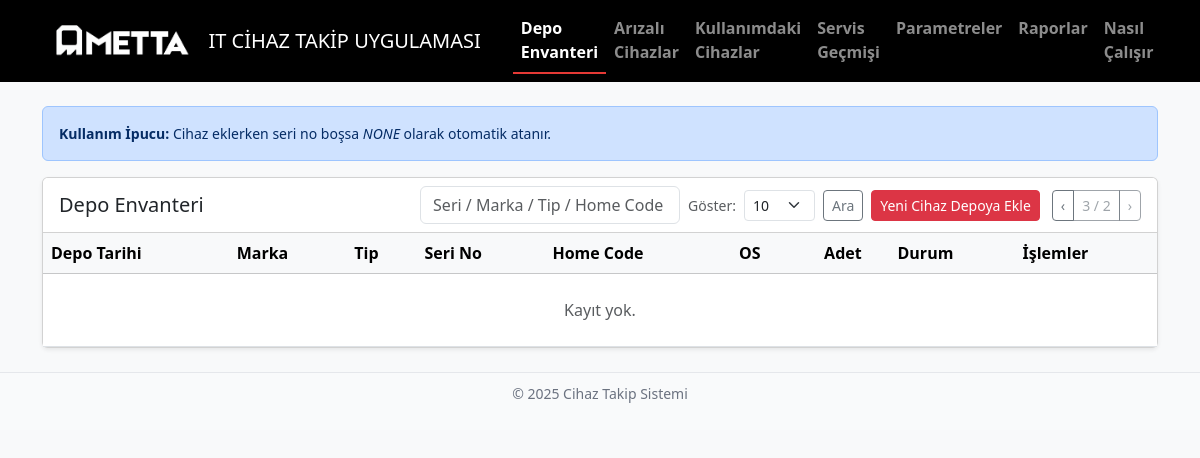
/inventory?page=3&q=, run on an earlier commit of the app's database.
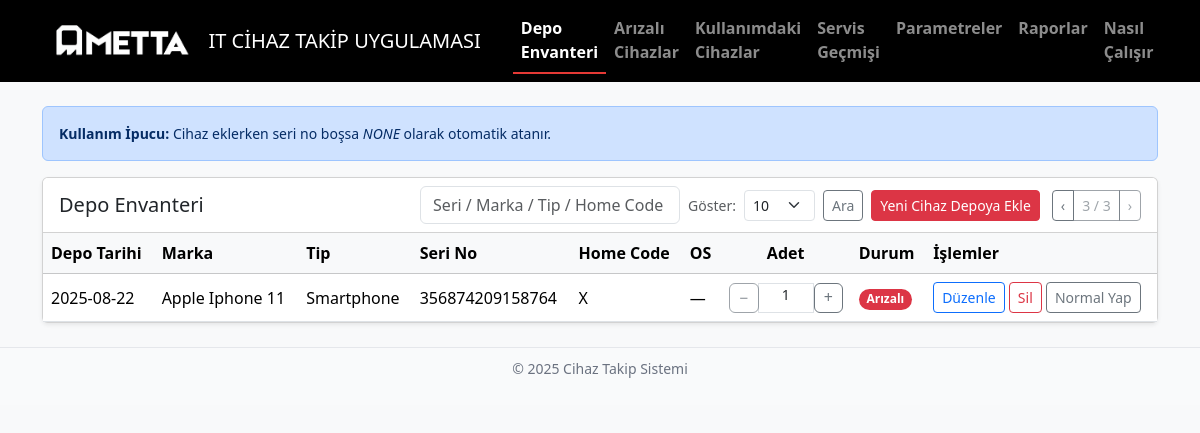
And on a later commit of the database.
### app.py (models this page shows)
class Device(db.Model):
    __tablename__ = "devices"
    id = db.Column(db.Integer, primary_key=True)
    brand = db.Column(db.String(80), nullable=False)
    type = db.Column(db.String(40), nullable=False)   # Monitor, Laptop PC vb.
    serial = db.Column(db.String(120), unique=True, nullable=False)
    home_code = db.Column(db.String(80))
    os = db.Column(db.String(80))
    quantity = db.Column(db.Integer, default=1, nullable=False)
    is_faulty = db.Column(db.Boolean, default=False, nullable=False)
    created_at = db.Column(db.DateTime, default=datetime.utcnow, nullable=False)
    service_records = db.relationship(
        "ServiceRecord", back_populates="device", cascade="all, delete-orphan"
    )
    faults = db.relationship(
        "Fault", back_populates="device", cascade="all, delete-orphan"
    )
    usages = db.relationship(
        "Usage", back_populates="device", cascade="all, delete-orphan"
    )

### app.py (the view, shortened to what this page needs)
@app.route("/inventory")
def inventory():
    q = request.args.get("q", "").strip()
    page = request.args.get("page", 1, type=int)
    per_page = request.args.get("per_page", 10, type=int)
    query = Device.query
    pagination = query.order_by(Device.created_at.desc()).paginate(page=page, per_page=per_page, error_out=False)
    brands = get_param_list("brands")        # örn: Dell, HP, Lenovo
    types  = get_param_list("types")         # örn: Laptop PC, Monitor, ...
    oslist = get_param_list("os_list")       # örn: WIN11 23H2, WIN10 21H2 ...
    active_usage_ids = {
        row[0]
        for row in (
            db.session.query(Usage.device_id)
            .filter(Usage.is_active.is_(True))
            .distinct()
            .all()
        )
    }
    open_service_ids = {
        row[0]
        for row in (
            db.session.query(ServiceRecord.device_id)
            .filter(ServiceRecord.status.in_(list(OPEN_STATUSES)))
            .distinct()
            .all()
        )
    }
    return render_template(
        "inventory.html",
        pagination=pagination,
        q=q,
        brands=brands,
        types=types,
        oslist=oslist,
        per_page=per_page,
        active_usage_ids=active_usage_ids,
        open_service_ids=open_service_ids,
    )

### app.py (called while the page is built)
def _split_list(text: str):
    if not text:
        return []
    raw = text.replace("\r", "\n").replace(",", "\n").split("\n")
    return [x.strip() for x in raw if x.strip()]

def get_param_list(key: str):
    p = Parameter.query.filter_by(key=key).first()
    return _split_list(p.value if p else "")

### templates/inventory.html (shortened to what the changed rows need)
<!doctype html>
<html lang="tr">
<head>
  <link href="https://cdn.jsdelivr.net/npm/bootstrap@5.3.3/dist/css/bootstrap.min.css" rel="stylesheet">
</head>
<body class="bg-light">
<div class="container my-4">
  <div class="card shadow-sm">
    <div class="card-header bg-white">
      <div class="d-flex flex-wrap gap-2 align-items-center justify-content-between">
        <div class="d-flex flex-wrap gap-2 align-items-center">
          <div class="btn-group btn-group-sm ms-1">
            {% if pagination.has_prev %}
              <a class="btn btn-outline-secondary"
                 href="{{ url_for('inventory', page=pagination.prev_num, q=q, per_page=request.args.get('per_page')) }}">‹</a>
            {% else %}<button class="btn btn-outline-secondary" disabled>‹</button>{% endif %}
            <button class="btn btn-outline-secondary" disabled>{{ pagination.page }} / {{ pagination.pages }}</button>
            {% if pagination.has_next %}
              <a class="btn btn-outline-secondary"
                 href="{{ url_for('inventory', page=pagination.next_num, q=q, per_page=request.args.get('per_page')) }}">›</a>
            {% else %}<button class="btn btn-outline-secondary" disabled>›</button>{% endif %}
          </div>
        </div>
      </div>
    </div>
    <div class="table-responsive">
      <table class="table table-hover align-middle mb-0">
        <thead class="table-light">
          <tr>
            <th>Depo Tarihi</th><th>Marka</th><th>Tip</th><th>Seri No</th>
            <th>Home Code</th><th>OS</th><th class="text-center">Adet</th><th>Durum</th><th>İşlemler</th>
          </tr>
        </thead>
        <tbody>
          {% for d in pagination.items %}
          <tr>
            <td class="text-nowrap">{{ d.created_at.strftime('%Y-%m-%d') }}</td>
            <td>{{ d.brand }}</td>
            <td>{{ d.type }}</td>
            <td class="text-nowrap">{{ d.serial }}</td>
            <td>{{ d.home_code or '—' }}</td>
            <td class="text-nowrap">{{ d.os or '—' }}</td>
            <td class="text-center qty-cell">
            <div class="input-group input-group-sm qty-group">
              <form action="{{ url_for('inventory_qty', id=d.id, op='dec') }}" method="post">
                <button class="btn btn-outline-secondary" title="Azalt" {% if d.quantity<=1 %}disabled{% endif %}>−</button>
              </form>
              <span class="qty form-control" aria-label="Adet">{{ d.quantity }}</span>
              <form action="{{ url_for('inventory_qty', id=d.id, op='inc') }}" method="post">
                <button class="btn btn-outline-secondary" title="Arttır">+</button>
              </form>
            </div>
            </td>
           <td>
            {% if d.id in open_service_ids %}
              <span class="badge rounded-pill text-bg-warning text-dark">Serviste</span>
            {% elif d.is_faulty %}
              <span class="badge rounded-pill text-bg-danger">Arızalı</span>
            {% elif d.id in active_usage_ids %}
              <span class="badge rounded-pill text-bg-info">Kullanımda</span>
            {% else %}
              <span class="badge rounded-pill text-bg-success">Depoda</span>
            {% endif %}
          </td>
          {% set locked =
            (d.id in (active_usage_ids | default([], true))) or
            (d.id in (open_service_ids | default([], true)))
          %}
          <td class="text-nowrap">
            {% if locked %}
              <span class="badge badge-soft-lock" data-bs-toggle="tooltip"
                    title="Bu cihaz Serviste veya Kullanımda. Bu durumdayken düzenlenemez, silinemez ve arızalı/normal değiştirilemez.">
                🔒 Kilitli
              </span>
            {% else %}
              <button class="btn btn-sm btn-outline-primary" data-bs-toggle="modal" data-bs-target="#edit{{ d.id }}">Düzenle</button>
              <form id="del{{ d.id }}" action="{{ url_for('inventory_delete', id=d.id) }}" method="post" class="d-inline">
                <button type="button" class="btn btn-sm btn-outline-danger"
                        onclick="if(confirm('Silinsin mi?')) this.form.submit()">Sil</button>
              </form>
              {% if not d.is_faulty %}
                <form action="{{ url_for('inventory_mark_faulty', id=d.id) }}" method="post" class="d-inline">
                  <button class="btn btn-sm btn-warning">Arızalı Olarak İşaretle</button>
                </form>
              {% else %}
                <form action="{{ url_for('inventory_mark_ok', id=d.id) }}" method="post" class="d-inline">
                  <button class="btn btn-sm btn-outline-secondary">Normal Yap</button>
                </form>
              {% endif %}
            {% endif %}
          </td>
          </tr>
          {% else %}
          <tr><td colspan="9" class="text-center text-muted py-4">Kayıt yok.</td></tr>
          {% endfor %}
        </tbody>
      </table>
    </div>
  </div>
</div>
</body>
</html>

What changed in the data, as far as the page shows it:
now on this page (row edited): Device: created_at "2025-08-22", brand "Apple Iphone 11", type "Smartphone", serial "356874209158764", home_code "X", os "—", quantity "1", is_faulty "Arızalı"
Also different on the page:
{{ pagination.pages }}: "2" → "3"
text no longer shown: "Kayıt yok."
